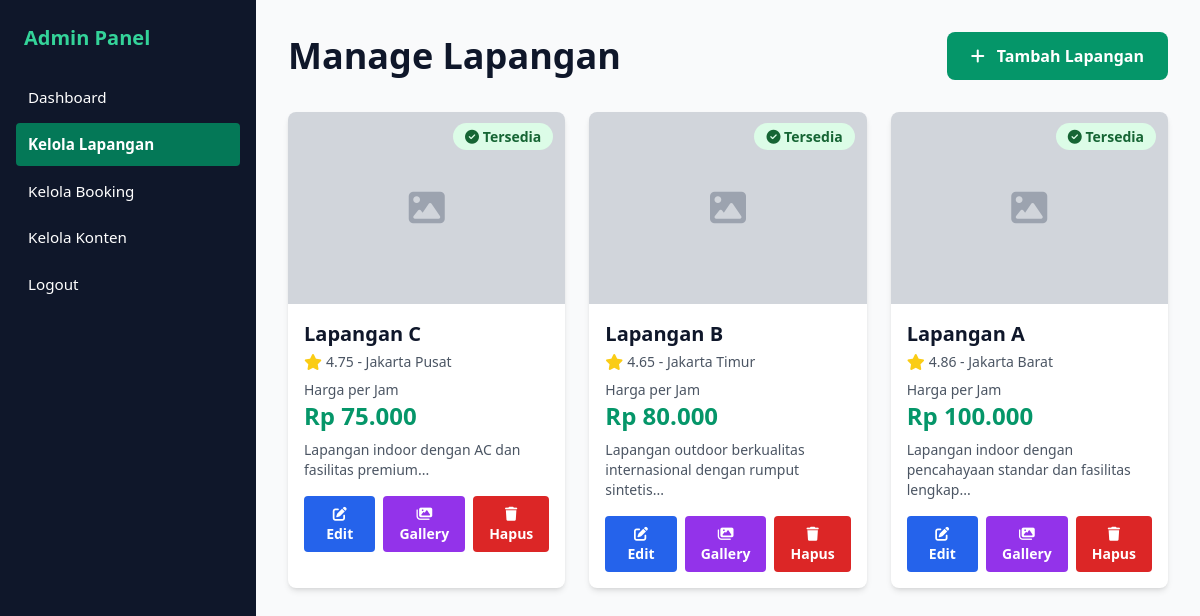
The page /admin/manage_lapangan.php (signed in) on the database its author committed.
### tables this page shows
CREATE TABLE tb_lapangan (
    id INT PRIMARY KEY AUTO_INCREMENT,
    nama VARCHAR(100) NOT NULL,
    harga INT DEFAULT 0,
    harga_weekend INT DEFAULT 0,
    status ENUM('tersedia', 'maintenance') DEFAULT 'tersedia',
    gambar VARCHAR(255) DEFAULT NULL,
    deskripsi TEXT DEFAULT NULL,
    deskripsi_lengkap TEXT DEFAULT NULL,
    fasilitas TEXT DEFAULT NULL,
    rating DECIMAL(3,2) DEFAULT 4.5,
    lokasi VARCHAR(150) DEFAULT 'Jakarta',
    ukuran VARCHAR(50) DEFAULT '40m x 20m',
    pencahayaan VARCHAR(100) DEFAULT 'Standar',
    parkir VARCHAR(100) DEFAULT 'Tersedia',
    tipe_lantai VARCHAR(100) DEFAULT 'Rumput Sintetis'
);

### admin/manage_lapangan.php (the view, shortened to what this page needs)
<?php
require '../config/koneksi.php';
$result = $conn->query("SELECT * FROM tb_lapangan ORDER BY id DESC");
$lapangan_list = [];
while ($row = $result->fetch_assoc()) {
    $lapangan_list[] = $row;
}
?>
<!DOCTYPE html>
<html lang="id">
<head>
    <script src="https://cdn.tailwindcss.com"></script>
    <link rel="stylesheet" href="https://cdnjs.cloudflare.com/ajax/libs/font-awesome/6.4.0/css/all.min.css">
</head>
<body class="bg-gray-50">
    <div class="flex">
        <?php include 'sidebar.php'; ?>
        <div class="flex-1 ml-64 p-8">
            <div class="max-w-6xl mx-auto">
                <div class="flex justify-between items-center mb-8">
                    <h1 class="text-4xl font-bold text-slate-900">Manage Lapangan</h1>
                    <button onclick="openModal()" class="bg-emerald-600 text-white px-6 py-3 rounded-lg font-semibold hover:bg-emerald-700">
                        <i class="fas fa-plus mr-2"></i> Tambah Lapangan
                    </button>
                </div>
                <div class="grid grid-cols-1 md:grid-cols-2 lg:grid-cols-3 gap-6">
                    <?php foreach ($lapangan_list as $lapangan): ?>
                        <div class="bg-white rounded-lg shadow-md overflow-hidden hover:shadow-lg transition-shadow">
                            <div class="relative h-48 bg-gray-200">
                                <?php if ($lapangan['gambar']): ?>
                                    <img src="<?php echo htmlspecialchars($lapangan['gambar']); ?>" alt="<?php echo htmlspecialchars($lapangan['nama']); ?>" class="w-full h-full object-cover">
                                <?php else: ?>
                                    <div class="w-full h-full flex items-center justify-center bg-gray-300">
                                        <i class="fas fa-image text-gray-400 text-4xl"></i>
                                    </div>
                                <?php endif; ?>
                                <div class="absolute top-3 right-3">
                                    <?php
                                        if ($lapangan['status'] === 'tersedia') {
                                            echo '<span class="bg-green-100 text-green-800 px-3 py-1 rounded-full text-sm font-semibold">
                                                    <i class="fas fa-check-circle"></i> Tersedia
                                                </span>';
                                        } else {
                                            echo '<span class="bg-red-100 text-red-800 px-3 py-1 rounded-full text-sm font-semibold">
                                                    <i class="fas fa-exclamation-circle"></i> Maintenance
                                                </span>';
                                        }
                                    ?>
                                </div>
                            </div>
                            <div class="p-4">
                                <h3 class="text-xl font-bold text-slate-900 mb-1"><?php echo htmlspecialchars($lapangan['nama']); ?></h3>
                                <div class="flex items-center gap-1 mb-2">
                                    <i class="fas fa-star text-yellow-400"></i>
                                    <span class="text-sm text-gray-600"><?php echo $lapangan['rating']; ?> - <?php echo htmlspecialchars($lapangan['lokasi']); ?></span>
                                </div>
                                <div class="mb-2">
                                    <p class="text-gray-600 text-sm">Harga per Jam</p>
                                    <p class="text-2xl font-bold text-emerald-600">Rp <?php echo number_format($lapangan['harga'], 0, ',', '.'); ?></p>
                                </div>
                                <p class="text-gray-600 text-sm mb-4"><?php echo htmlspecialchars(substr($lapangan['deskripsi'], 0, 80)); ?>...</p>
                                <div class="flex gap-2">
                                    <button onclick="editModal(<?php echo $lapangan['id']; ?>)" class="flex-1 bg-blue-600 text-white px-4 py-2 rounded font-semibold hover:bg-blue-700 text-sm">
                                        <i class="fas fa-edit"></i> Edit
                                    </button>
                                    <a href="manage_gallery.php?lapangan_id=<?php echo $lapangan['id']; ?>" class="flex-1 bg-purple-600 text-white px-4 py-2 rounded font-semibold hover:bg-purple-700 text-center text-sm">
                                        <i class="fas fa-images"></i> Gallery
                                    </a>
                                    <button onclick="if(confirm('Hapus lapangan ini?')) window.location='manage_lapangan.php?delete=<?php echo $lapangan['id']; ?>'" class="flex-1 bg-red-600 text-white px-4 py-2 rounded font-semibold hover:bg-red-700 text-sm">
                                        <i class="fas fa-trash"></i> Hapus
                                    </button>
                                </div>
                            </div>
                        </div>
                    <?php endforeach; ?>
                </div>
            </div>
        </div>
    </div>
</body>
</html>

### rows shown on the page
tb_lapangan: status "tersedia" (drawn), nama "Lapangan C", rating "4.75", lokasi "Jakarta Pusat", harga "75.000", deskripsi "Lapangan indoor dengan AC dan fasilitas premium"
tb_lapangan: status "tersedia" (drawn), nama "Lapangan B", rating "4.65", lokasi "Jakarta Timur", harga "80.000", deskripsi "Lapangan outdoor berkualitas internasional dengan rumput sintetis"
tb_lapangan: status "tersedia" (drawn), nama "Lapangan A", rating "4.86", lokasi "Jakarta Barat", harga "100.000", deskripsi "Lapangan indoor dengan pencahayaan standar dan fasilitas lengkap"
